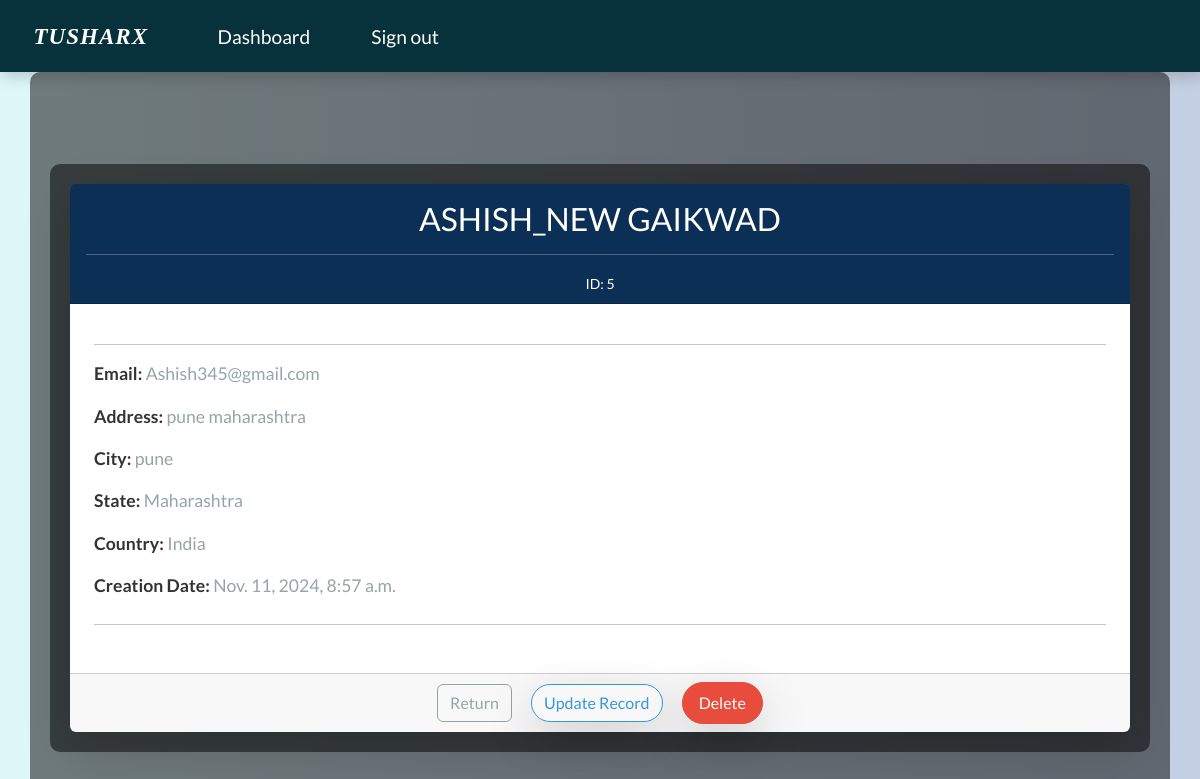
The app's page /record/5 (signed in) with its own data.
### webapp/models.py (models this page shows, shortened)
class Record(models.Model):
    creation_date = models.DateTimeField(auto_now_add=True)
    first_name = models.CharField(max_length=100)
    last_name = models.CharField(max_length=100)
    email = models.CharField(max_length=225)
    address = models.CharField(max_length=20)
    city = models.CharField(max_length=225)
    state = models.CharField(max_length=200)
    country = models.CharField(max_length=125)

### webapp/views.py (the view)
# urls.py: path('record/<int:pk>',views.singular_record,name='singular_record'),
@login_required(login_url='my-login')
def singular_record(request, pk):
    all_records = Record.objects.get(id=pk)
    context = {'record':all_records}
    return render(request, 'webapp/view-record.html', context=context)

### webapp/templates/webapp/view-record.html (shortened to what this page needs)
{% extends 'webapp/base.html' %}
{% block content %}
<div class="container my-5">
    <div class="card shadow-lg border-0 rounded">
        <div class="card-header">
            <h3 class="my-2">{{ record.first_name|upper }} {{ record.last_name|upper }}</h3>
            <hr>
            <small>ID: {{ record.id }}</small>
        </div>
        <div class="card-body p-4">
            <hr class="my-3">
            <p><strong>Email:</strong> <span class="text-secondary">{{ record.email }}</span></p>
            <p><strong>Address:</strong> <span class="text-secondary">{{ record.address }}</span></p>
            <p><strong>City:</strong> <span class="text-secondary">{{ record.city }}</span></p>
            <p><strong>State:</strong> <span class="text-secondary">{{ record.state }}</span></p>
            <p><strong>Country:</strong> <span class="text-secondary">{{ record.country }}</span></p>
            <p><strong>Creation Date:</strong> <span class="text-secondary">{{ record.creation_date }}</span></p>
            <hr class="my-4">
        </div>
        <div class="card-footer text-center">
            <a href="{% url 'dashboard' %}" class="btn btn-outline-secondary mx-2">
                 Return
            </a>
            <a href="{% url 'update-record' record.id %}" class="btn btn-outline-info rounded-pill shadow-lg mx-2">
                 Update Record
            </a>
            <a href="{% url 'delete-record' record.id %}" class="btn btn-danger text-white mx-2 px-3 py-2 rounded-pill shadow-lg">
                 Delete
            </a>
        </div>
    </div>
</div>
{% endblock %}

### webapp/templates/webapp/view-record.html (style rules this page uses)
body { background: linear-gradient(to right, #e0f7fa, #c3cfe2); }
.card { animation: fadeInUp 1s ease; box-shadow: 20px 40px 5px rgba(0, 0, 0, 0.15); border-radius: 15px; }
.card-header { background-color: #0b2f55; color: white; text-align: center; border-top-left-radius: 15px; border-top-right-radius: 15px; animation: fadeInDown 1s ease; }
.card-body p { font-size: 1.1rem; color: #333; animation: fadeIn 1s ease; }
.btn { transition: all 0.3s ease; }

### records on screen
Record: first_name "ASHISH_NEW", last_name "GAIKWAD", id "5", email "Ashish345@gmail.com", address "pune maharashtra", city "pune", state "Maharashtra", country "India", creation_date "Nov. 11, 2024, 8:57 a.m."
